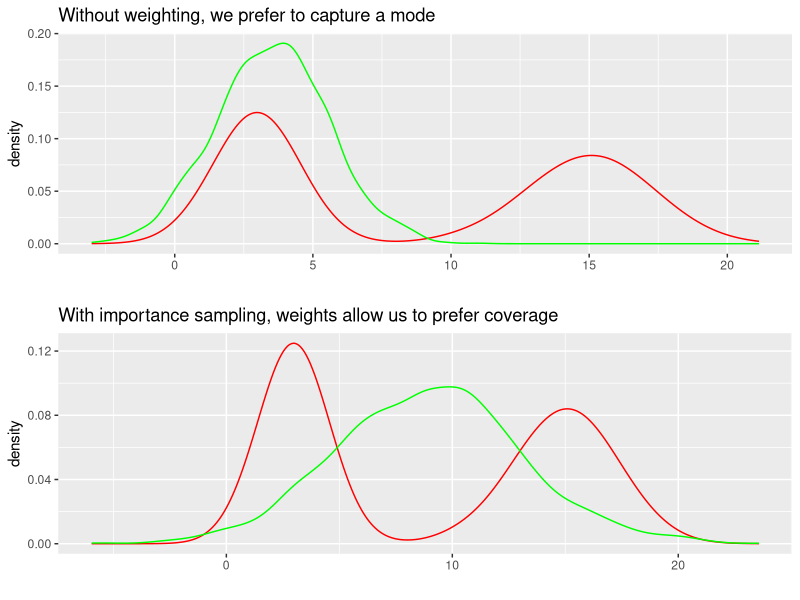

Reproduce this figure in R.
## ---- chunk 1
library(ggplot2)
library(gridExtra)
library(tidyverse)
## ---- chunk 2

mixture <- data.frame(normals = c(rnorm(1000,3,1),rnorm(1000,15,2)),
                      mode_seeking_kl = rnorm(2000,3.5,2),
                      mean_seeking_kl = rnorm(2000,9,4))
## ---- chunk 3


rkl_plot <- mixture %>% ggplot(aes(x = normals)) +
  geom_density(aes(x = normals), color = "red") +
  geom_density(aes(x = mode_seeking_kl), color = "green") + ggtitle("Without weighting, we prefer to capture a mode") +
  xlab("")

fkl_plot <- mixture %>% ggplot(aes(x = normals)) +
  geom_density(aes(x = normals), color = "red") +
  geom_density(aes(x = mean_seeking_kl), color = "green") + ggtitle("With importance sampling, weights allow us to prefer coverage") +
  xlab("")

grid.arrange(rkl_plot,fkl_plot)
